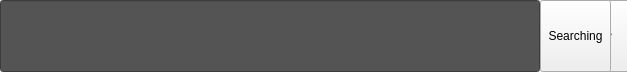
<?xml version="1.0" encoding="UTF-8"?>
<ui version="4.0">
 <class>Form</class>
 <widget class="QWidget" name="Form">
  <property name="geometry">
   <rect>
    <x>0</x>
    <y>0</y>
    <width>627</width>
    <height>72</height>
   </rect>
  </property>
  <property name="windowTitle">
   <string>Form</string>
  </property>
  <widget class="QLineEdit" name="Searching_Edit">
   <property name="geometry">
    <rect>
     <x>0</x>
     <y>0</y>
     <width>540</width>
     <height>72</height>
    </rect>
   </property>
   <property name="styleSheet">
    <string notr="true">color:#bababa;
font: 22pt &quot;Consolas&quot;;
background-color:#545454;
</string>
   </property>
  </widget>
  <widget class="QPushButton" name="Searching_Btn">
   <property name="geometry">
    <rect>
     <x>540</x>
     <y>0</y>
     <width>71</width>
     <height>72</height>
    </rect>
   </property>
   <property name="text">
    <string>Searching</string>
   </property>
  </widget>
  <widget class="QPushButton" name="Searching_Btn_2">
   <property name="geometry">
    <rect>
     <x>560</x>
     <y>0</y>
     <width>71</width>
     <height>72</height>
    </rect>
   </property>
   <property name="text">
    <string>        ∨</string>
   </property>
  </widget>
  <zorder>Searching_Edit</zorder>
  <zorder>Searching_Btn_2</zorder>
  <zorder>Searching_Btn</zorder>
 </widget>
 <resources/>
 <connections/>
</ui>
